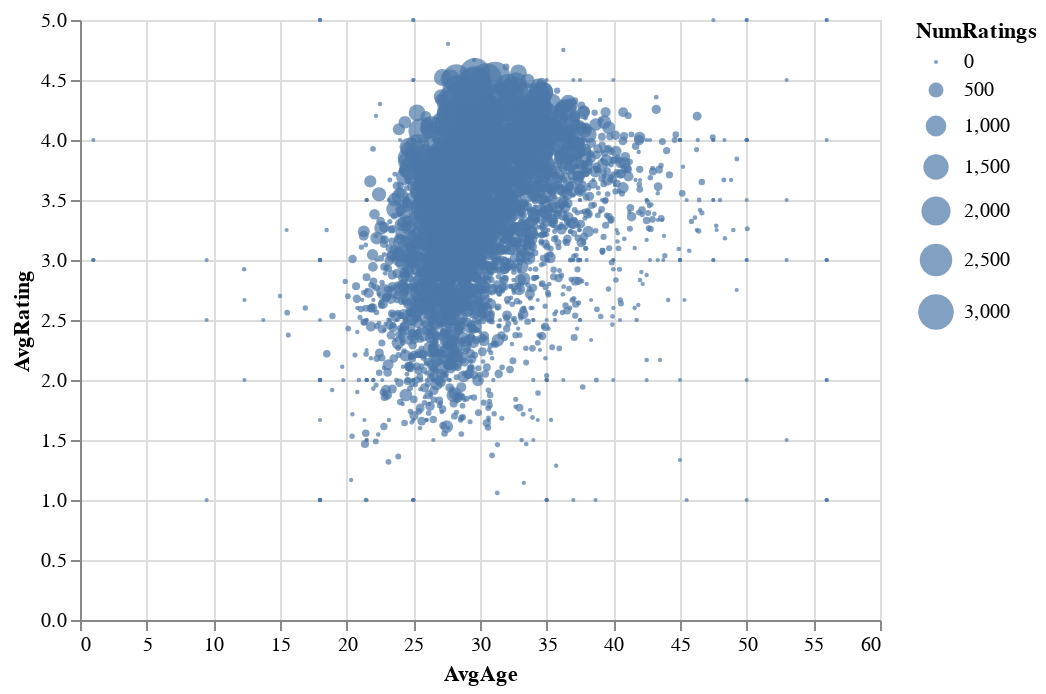

Notebook code for this chart:
### Code cell
Chart(df_movies).mark_circle().encode(
    x='AvgAge',
    y='AvgRating',
    size='NumRatings'
)

### Figure 1 — Vega-Lite specification as saved in the notebook (floating-point values rounded to 4 significant figures; data arrays with more than 128 entries replaced by an {"elided": "..."} marker saying what was removed)
{"config": {"view": {"continuousWidth": 400, "continuousHeight": 300}}, "data": {"name": "data-81161c6ff5d778d292591c701a8f3e55"}, "mark": "circle", "encoding": {"size": {"field": "NumRatings", "type": "quantitative"}, "x": {"field": "AvgAge", "type": "quantitative"}, "y": {"field": "AvgRating", "type": "quantitative"}}, "$schema": "https://vega.github.io/schema/vega-lite/v4.17.0.json", "datasets": {"data-81161c6ff5d778d292591c701a8f3e55": {"elided": "3706 records"}}}
